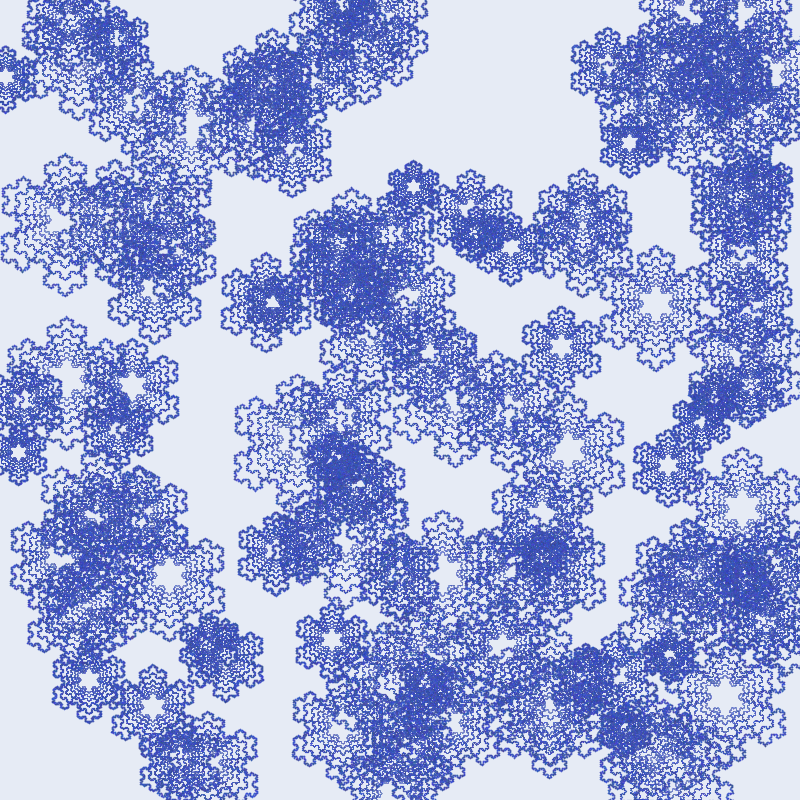
Frame 1 (no input)
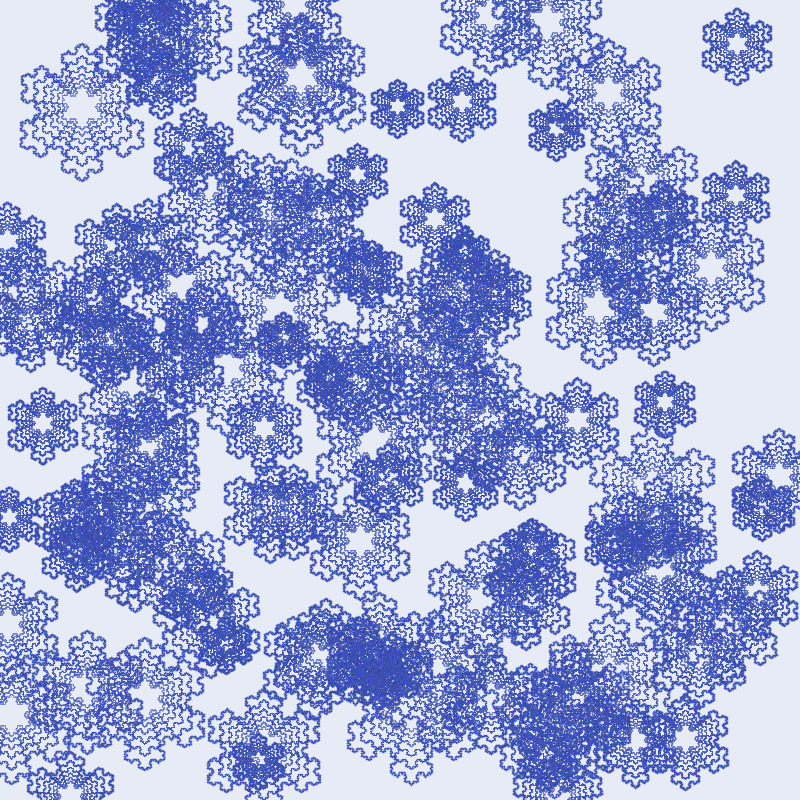
Frame 2 (the mouse pressed at the canvas centre, redrawn once)

The Processing sketch that drew these frames (run headless with seeded random() and noise(); the mouse was pressed at the canvas centre and the sketch redrawn once):

// Processing sketch: sk_recursive_kochcurve_snowflake_for
// ── sk_recursive_kochcurve_snowflake_for.pde
void setup()
{
  size( 800, 800 );
  noLoop();  // アニメーションしない
}

void draw()
{
  background( 230, 235, 245 );
  
  // 100個の氷の結晶
  for( int iSnouCrystal = 0; iSnouCrystal < 120; iSnouCrystal++ )
  {
    float fSize = random( 60, 160 );
    drawSnowCrystal( random( width ), random( height ), fSize, fSize );
  }
}

/**
  １つの結晶を描画する
*/
void drawSnowCrystal( float fX, float fY, float fWidth, float fHeight )
{
  pushMatrix();
  
  translate( fX, fY );
  
  // 縮小しながら6つ描画
  for( int iKochCurve = 0; iKochCurve < 6; iKochCurve++ )
  {
    scale( 0.8 );
    drawKochCurve( 0, - fHeight / 2.0, fWidth / 2.0, fHeight * 0.33, 4 );
    drawKochCurve( fWidth / 2.0, fHeight * 0.33, -fWidth / 2.0, fHeight * 0.33, 4 );
    drawKochCurve( -fWidth / 2.0, fHeight * 0.33, 0, - fHeight / 2.0, 4 );
  }

  popMatrix();
}

/**
  再帰関数：コッホ曲線
*/
void drawKochCurve( float fBeginX, float fBeginY, float fEndX, float fEndY, int iLevel )
{
  if( iLevel > 0 )
  {
    // 新たに生成される三つの点のXY座標値
    float[][] fPointXY = new float[3][2];
    
    // 三等分する二つの点の座標
    fPointXY[0][0] = fBeginX + ( fEndX - fBeginX ) / 3.0;
    fPointXY[0][1] = fBeginY + ( fEndY - fBeginY ) / 3.0;
    fPointXY[2][0] = fBeginX + 2 * ( fEndX - fBeginX ) / 3.0;
    fPointXY[2][1] = fBeginY + 2 * ( fEndY - fBeginY ) / 3.0;
    
    float fLength = sqrt( pow( fEndX - fBeginX, 2 ) + pow( fEndY - fBeginY, 2 ) );
    float fNewLength = fLength / 3.0;
    float fCosO = ( fPointXY[2][0] - fPointXY[0][0] ) / fNewLength;
    float fSinO = ( fPointXY[2][1] - fPointXY[0][1] ) / fNewLength;
    float fCos1 = cos( radians( - 60 ) );
    float fSin1 = sin( radians( - 60 ) );
    
    // 正三角形の３つ目の飛び出た点の座標を求める．
    // 加法定理
    //   cos( a + b ) = cos(a) * cos(b) - sin(a) + sin(b)
    //   sin( a + b ) = sin(a) * cos(b) + cos(a) * sin(b)
    fPointXY[1][0] = fPointXY[0][0] + fNewLength * ( fCosO * fCos1 - fSinO * fSin1 );
    fPointXY[1][1] = fPointXY[0][1] + fNewLength * ( fSinO * fCos1 + fCosO * fSin1 );
    
    drawKochCurve( fBeginX, fBeginY, fPointXY[0][0], fPointXY[0][1], iLevel - 1 );
    drawKochCurve( fPointXY[0][0], fPointXY[0][1], fPointXY[1][0], fPointXY[1][1], iLevel - 1 );
    drawKochCurve( fPointXY[1][0], fPointXY[1][1], fPointXY[2][0], fPointXY[2][1], iLevel - 1 );
    drawKochCurve( fPointXY[2][0], fPointXY[2][1], fEndX, fEndY, iLevel - 1 );
  }
  else
  {
    // 再帰呼び出し終了時に描画
    strokeWeight( 2 );
    stroke( random( 40, 80 ), random( 60, 100 ), random( 140, 220 ), 200 );
    line( fBeginX, fBeginY, fEndX, fEndY );
  }
}
